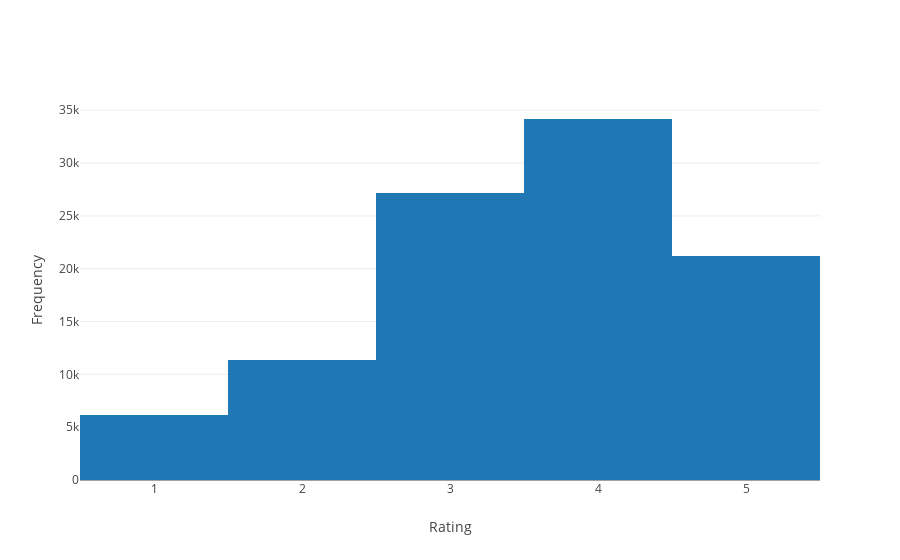

Notebook source saved alongside this figure:
### Markdown cell above
### Rating Histogram

### Code cell
data = [go.Histogram(x = data_udata.rating)]
layout = dict(xaxis = dict(title = 'Rating'),
              yaxis = dict(title = 'Frequency'),
              )
fig = dict(data = data, layout = layout)
plot.iplot(fig, filename='Rating histogram')

### Figure 1 — Plotly figure (JSON) as saved in the notebook; plotly's stock layout.template omitted (floating-point values rounded to 4 significant figures; data arrays with more than 128 entries replaced by an {"elided": "..."} marker saying what was removed)
{"data": [{"type": "histogram", "x": {"elided": "100000 int values"}}], "layout": {"xaxis": {"title": "Rating"}, "yaxis": {"title": "Frequency"}}}
